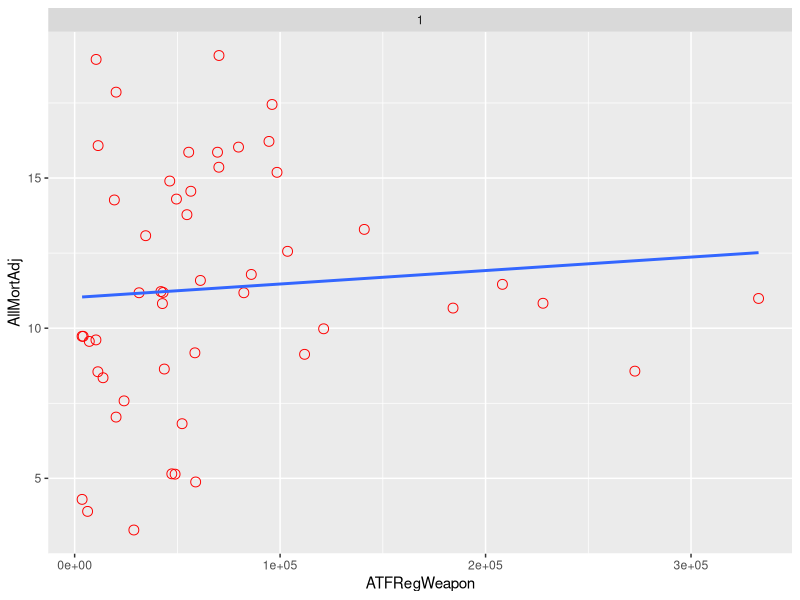

Write the R code that produced this figure.
install.packages("ggplot2")
library(ggplot2)

setwd ("C:/Users/zhangr07/Desktop/Project")
dat1 <- read.csv("stLevelData.csv")

ggplot(dat1, aes(x=ATFRegWeapon, y=AllMortAdj)) +
  geom_point(size=3, shape=1, color='red')+
  geom_text(aes(label=''),hjust=0, vjust=0) +
  facet_grid(.~ 1)+
  geom_smooth(method=lm, se=FALSE, fullrange=TRUE)

# ggplot(dat1, aes(x=ATFRegWeapon, y=AllMortAdj)) +
 # geom_point(size=3, shape=1, color='red')+
 # geom_text(aes(label='State'),hjust=0, vjust=0) +
 # facet_grid(.~ 'state level data')+
 # geom_smooth(method=lm, se=FALSE, fullrange=TRUE) +
 # theme(strip.text = element_text(size=15))

 #r2 = round(summary(x)$r.squared, digits = 2)
